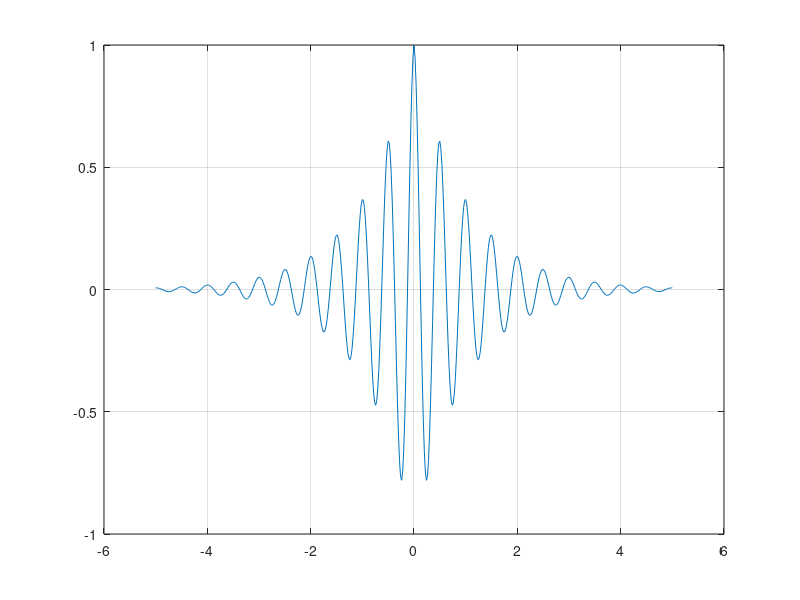
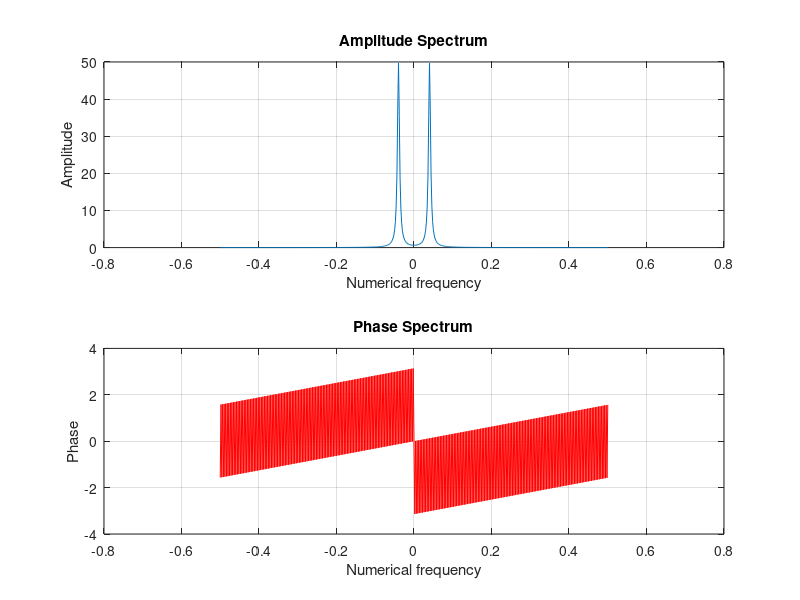
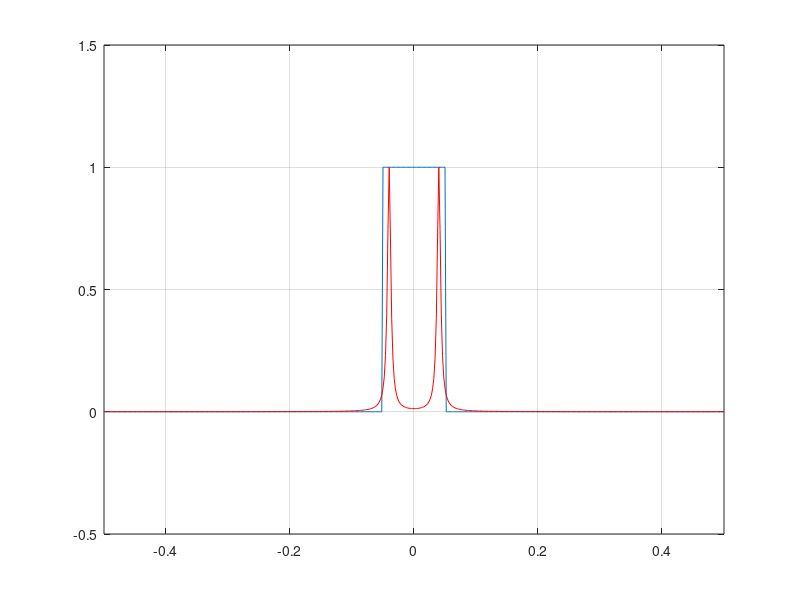
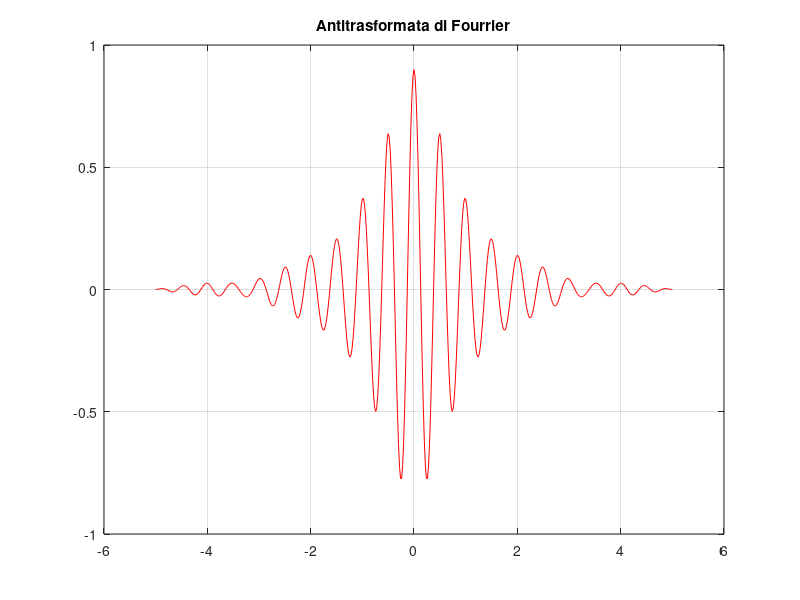

These charts were generated, in order, by the following MATLAB code:
% Oct 29, 2020
clear all
close all

% ------------------------- FOURRIER 1D ------------------------- %
dx = 0.02;
x = -5:dx:5;
y = exp(-abs(x)).*cos(2*pi*2*x);

figure, plot(x,y), grid


% Fourrier transform of y
Y = fftshift(fft(y));           % (!) fft is used for vectors and not matrix
                                % fftshift shifts the function to zero

figure
%V = linspace(0,1,length(Y));     % V to makes my frequency between [0,1]
V = linspace(-0.5,0.5,length(Y));

% Spectro di Ampiezza |Y| = √x₂+y²
subplot(2,1,1), plot(V, abs(Y)), grid          
title('Amplitude Spectrum'), xlabel('Numerical frequency'), ylabel('Amplitude')

% Phase Spectrum     arctan(y/x)
subplot(2,1,2), plot(V, angle(Y), 'r'), grid     
title('Phase Spectrum'), xlabel('Numerical frequency'), ylabel('Phase')


% ------------------------- CREATING A FILTER ------------------------- %
% Filtro passa-basso
H = double(abs(V)<0.05)
figure, plot(V,H), grid, axis([-0.5,0.5,-0.5,1.5])
hold on, plot(V, abs(Y)/max(abs(Y)), 'r'), hold off  % Normalization of freq

Yf = Y.* H;




% ----------------------- FOURRIER ANTITRANSFORM ----------------------- %
% Going from Y -> y
yreversed = real(ifft( ifftshift(Yf)));      % Only the REAL part of the function

figure, plot(x,yreversed, 'r'), grid, title('Antitrasformata di Fourrier')

% The antitransform returns a approximate function but no the same, can be
% seen bellow. The error is e^-16, which is really small -> it's almost 0
% figure, plot(x,y-yreversed), grid, title('Antitrasformata di Fourrier')





